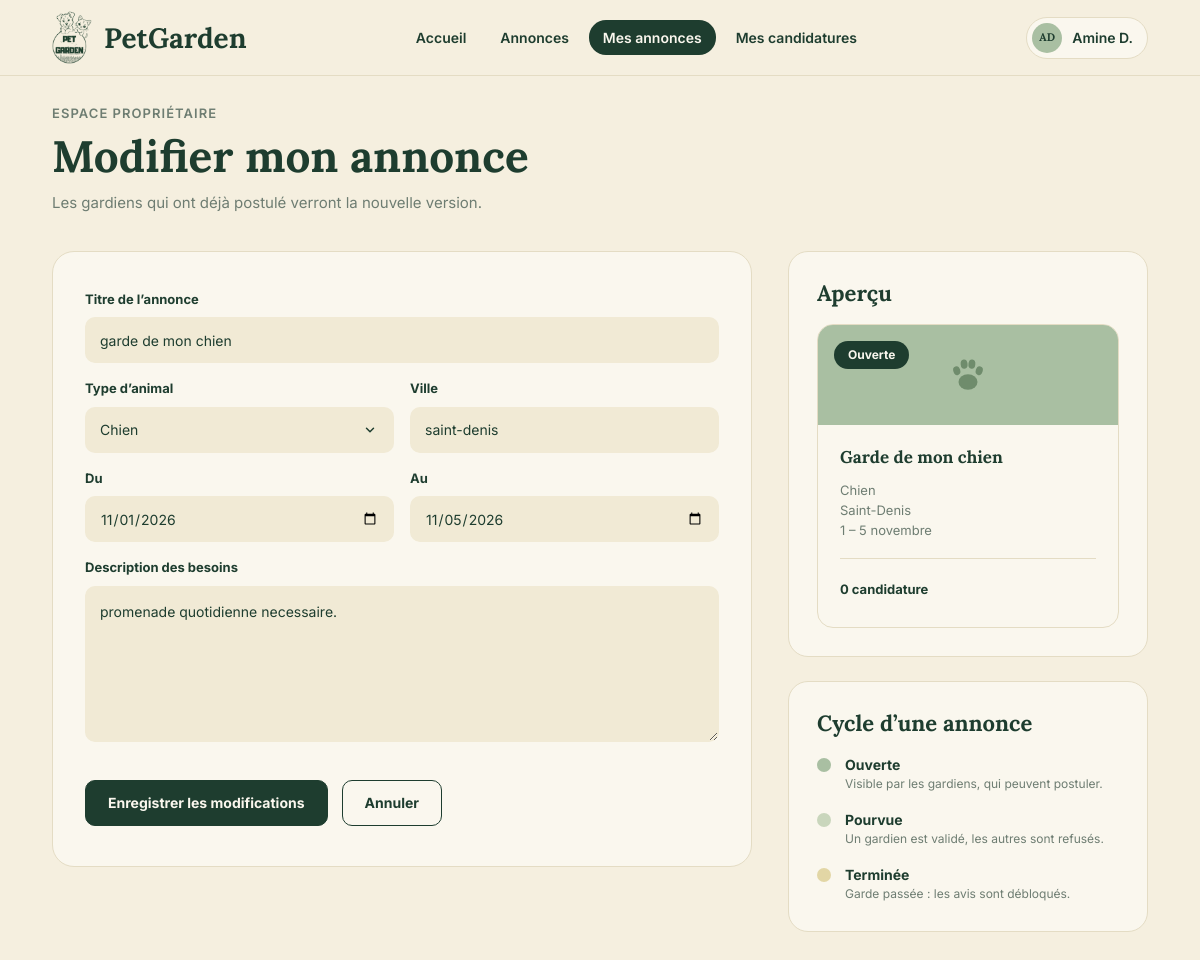
/modifier_annonce.php?id=1 (signed in), run on the app's committed database.
### tables this page shows
create table utilisateur (
    id_utilisateur int auto_increment,
    nom varchar(50) not null,
    prenom varchar(50) not null,
    email varchar(150) not null unique,
    mdp varchar(255) not null,
    role enum('utilisateur', 'admin') not null default 'utilisateur',
    actif boolean not null default true,
    constraint pk_utilisateur primary key (id_utilisateur)
);

create table annonces (
    id_annonce int auto_increment,
    titre varchar(150) not null,
    type_animal varchar(200) not null,
    ville varchar(100) not null,
    date_debut date not null,
    date_fin date not null,
    description text,
    statut enum('ouverte', 'pourvue', 'terminee') not null default 'ouverte',
    id_proprietaire int not null,
    constraint pk_annonce primary key (id_annonce),
    constraint fk_annonce_proprietaire foreign key (id_proprietaire) references utilisateur(id_utilisateur) on delete restrict,
    constraint chk_dates_annonce check (date_fin >= date_debut)
);

### public/modifier_annonce.php (called while the page is built)
<?php
require_once __DIR__ . '/../controleur/annonce_controller.php';
$controleur = new AnnonceController();
$donnees = $controleur->modifier();
extract($donnees);
require __DIR__ . '/../vue/modifier_annonce.php';

### model/utilisateur.php (called while the page is built, shortened)
<?php
require_once __DIR__ . '/../config/database.php';
class Utilisateur
{
    private $pdo;
    public function __construct()
    {
        $database = new Database();
        $this->pdo = $database->getConnection();
    }
    public function trouverParId($id)
    {
        $requete = $this->pdo->prepare(
            'select id_utilisateur, nom, prenom, email, role, actif
             from utilisateur
             where id_utilisateur = :id'
        );
        $requete->execute(['id' => $id]);
        return $requete->fetch();
    }
}

### config/database.php (called while the page is built)
<?php
class Database{
    private $host = 'localhost';
    private $dbname = 'petgarden_2';
    private $user = 'root';
    private $mdp = '';
    private static $pdo = null;
    public function getConnection(){
        if (self::$pdo === null) {
            try {
                self::$pdo = new PDO(
                    "mysql:host=$this->host;dbname=$this->dbname;charset=utf8mb4",
                    $this->user,
                    $this->mdp,
                    [
                        PDO::ATTR_ERRMODE => PDO::ERRMODE_EXCEPTION,
                        PDO::ATTR_DEFAULT_FETCH_MODE => PDO::FETCH_ASSOC,
                    ]
                );
            } catch (PDOException $e) {
                http_response_code(500);
                exit('erreur de connexion à la base de données.');
            }
        }
        return self::$pdo;
    }
}

### controleur/controleur.php (called while the page is built, shortened)
<?php
class Controleur
{
    public function __construct()
    {
        $this->verifierCompte();
    }
    private function verifierCompte()
    {
        require_once __DIR__ . '/../model/utilisateur.php';
        $utilisateurModel = new Utilisateur();
        $compte = $utilisateurModel->trouverParId($_SESSION['id_utilisateur']);
    }
    protected function exigerConnexion()
    {
        return (int) $_SESSION['id_utilisateur'];
    }
    protected function entier($tableau, $cle)
    {
        $valeur = filter_var($tableau[$cle] ?? null, FILTER_VALIDATE_INT, ['options' => ['min_range' => 1]]);
        return $valeur === false ? 0 : $valeur;
    }
}

### model/annonce.php (called while the page is built, shortened)
<?php
require_once __DIR__ . '/../config/database.php';
class Annonce
{
    private $pdo;
    public function __construct()
    {
        $database = new Database();
        $this->pdo = $database->getConnection();
    }
    public function trouverParIdEtProprietaire($idAnnonce, $idProprietaire)
    {
        $requete = $this->pdo->prepare(
            'select * from annonces
             where id_annonce = :id
             and id_proprietaire = :id_proprietaire'
        );
        $requete->execute([
            'id' => $idAnnonce,
            'id_proprietaire' => $idProprietaire
        ]);
        return $requete->fetch();
    }
}

### controleur/annonce_controller.php (called while the page is built, shortened)
<?php
require_once __DIR__ . '/controleur.php';
require_once __DIR__ . '/../model/annonce.php';
class AnnonceController extends Controleur
{
    public function modifier()
    {
        $idProprietaire = $this->exigerConnexion();
        $idAnnonce = $this->entier($_GET, 'id');
        $annonceModel = new Annonce();
        $annonce = $annonceModel->trouverParIdEtProprietaire($idAnnonce, $idProprietaire);
        $saisie = $annonce;
        $erreurs = [];
        $saisie['statut'] = $annonce['statut'];
        return $this->vue([
            'annonce' => $annonce,
            'saisie' => $saisie,
            'erreurs' => $erreurs,
            'typesAnimaux' => $this->typesAnimaux,
        ]);
    }
}

### vue/partials/formulaire_annonce.php (the view, shortened to what this page needs)
<div class="mise-en-page mise-en-page-formulaire">
    <section class="carte carte-formulaire">
        <form method="post" action="<?= e($action_formulaire) ?>" class="formulaire" id="formulaire-annonce">
            <label for="titre">Titre de l’annonce</label>
            <input type="text" id="titre" name="titre" value="<?= e($saisie['titre']) ?>" maxlength="150" placeholder="Garde de Gaston pendant les fêtes" required>
            <div class="deux-colonnes">
                <div>
                    <label for="type_animal">Type d’animal</label>
                    <select id="type_animal" name="type_animal" required>
                        <?php foreach ($typesAnimaux as $type) : ?>
                            <option value="<?= e($type) ?>" <?= $saisie['type_animal'] === $type ? 'selected' : '' ?>><?= e(majuscule($type)) ?></option>
                        <?php endforeach; ?>
                    </select>
                </div>
                <div>
                    <label for="ville">Ville</label>
                    <input type="text" id="ville" name="ville" value="<?= e($saisie['ville']) ?>" maxlength="100" placeholder="Évry-Courcouronnes" required>
                </div>
            </div>
            <div class="deux-colonnes">
                <div>
                    <label for="date_debut">Du</label>
                    <input type="date" id="date_debut" name="date_debut" value="<?= e($saisie['date_debut']) ?>" required>
                </div>
                <div>
                    <label for="date_fin">Au</label>
                    <input type="date" id="date_fin" name="date_fin" value="<?= e($saisie['date_fin']) ?>" required>
                </div>
            </div>
            <label for="description">Description des besoins</label>
            <textarea id="description" name="description" rows="6" placeholder="Habitudes de l’animal, consignes, accès au domicile…"><?= e($saisie['description'] ?? '') ?></textarea>
            <div class="boutons">
                <button type="submit" class="bouton bouton-plein"><?= e($libelle_bouton) ?></button>
                <a href="mes_annonces.php" class="bouton bouton-contour">Annuler</a>
            </div>
        </form>
    </section>
    <aside class="colonne-laterale">
        <section class="carte">
            <h2 class="titre-carte">Aperçu</h2>
            <article class="carte carte-annonce carte-apercu">
                <div class="carte-image statut-<?= e($saisie['statut']) ?>">
                    <span class="statut statut-badge statut-<?= e($saisie['statut']) ?>"><?= e(libelle_statut($saisie['statut'])) ?></span>
                    <?= patte(38) ?>
                </div>
                <div class="carte-corps">
                    <h3 data-apercu="titre"><?= e($saisie['titre'] !== '' ? majuscule($saisie['titre']) : 'Titre de l’annonce') ?></h3>
                    <ul class="infos">
                        <li data-apercu="type_animal"><?= e($saisie['type_animal'] !== '' ? majuscule($saisie['type_animal']) : 'Type d’animal') ?></li>
                        <li data-apercu="ville"><?= e($saisie['ville'] !== '' ? titre($saisie['ville']) : 'Ville') ?></li>
                        <li data-apercu="dates"><?= $saisie['date_debut'] !== '' && $saisie['date_fin'] !== '' ? e(periode($saisie['date_debut'], $saisie['date_fin'])) : 'Dates à renseigner' ?></li>
                    </ul>
                    <div class="carte-pied"><strong>0 candidature</strong></div>
                </div>
            </article>
        </section>
        <section class="carte">
            <h2 class="titre-carte">Cycle d’une annonce</h2>
            <ul class="cycle">
                <li class="point-ouverte"><strong>Ouverte</strong><span>Visible par les gardiens, qui peuvent postuler.</span></li>
                <li class="point-pourvue"><strong>Pourvue</strong><span>Un gardien est validé, les autres sont refusés.</span></li>
                <li class="point-terminee"><strong>Terminée</strong><span>Garde passée : les avis sont débloqués.</span></li>
            </ul>
        </section>
    </aside>
</div>

### vue/partials/entete.php (shortened to what this page needs)
<?php
require_once __DIR__ . '/fonctions.php';
$est_admin = $connecte !== null && $connecte['role'] === 'admin';
if ($est_admin) {
    $liens = ['moderation' => ['admin_moderation.php', 'Modération'], 'comptes' => ['admin_comptes.php', 'Comptes']];
} elseif ($connecte !== null) {
    $liens = [
        'accueil' => ['index.php', 'Accueil'],
        'annonces' => ['annonces.php', 'Annonces'],
        'mes_annonces' => ['mes_annonces.php', 'Mes annonces'],
        'mes_candidatures' => ['mes_candidatures.php', 'Mes candidatures'],
    ];
} else {
    $liens = ['accueil' => ['index.php', 'Accueil'], 'annonces' => ['annonces.php', 'Annonces']];
}
?>
<!doctype html>
<html lang="fr">
<head>
    <link rel="stylesheet" href="assets/css/style.css">
</head>
<body>
<header class="entete">
    <div class="conteneur entete-contenu">
        <a class="logo" href="<?= $est_admin ? 'admin_moderation.php' : 'index.php' ?>">
            <img src="assets/img/logo.png" alt="" width="40" height="52">
            <span>PetGarden</span>
        </a>
        <?php if ($page_active !== 'auth') : ?>
            <nav class="navigation">
                <?php foreach ($liens as $cle => $lien) : ?>
                    <a href="<?= e($lien[0]) ?>" class="<?= $cle === $page_active ? 'actif' : '' ?>"><?= e($lien[1]) ?></a>
                <?php endforeach; ?>
            </nav>
        <?php endif; ?>
        <?php if ($connecte !== null) : ?>
            <details class="compte">
                <summary>
                    <span class="avatar avatar-xs"><?= e($est_admin ? 'AD' : initiales($connecte['prenom'], $connecte['nom'])) ?></span>
                    <?= e($est_admin ? 'Admin' : nom_court($connecte['prenom'], $connecte['nom'])) ?>
                </summary>
            </details>
        <?php endif; ?>
    </div>
</header>

### data on the page
utilisateur: role+prenom+nom "AD", role+prenom+nom "Amine D."
annonces: titre "garde de mon chien", ville "saint-denis", date_debut "11/01/2026", date_fin "11/05/2026", description "promenade quotidienne necessaire.", statut "Ouverte", titre "Garde de mon chien", type_animal "Chien", ville "Saint-Denis", date_debut+date_fin "1 – 5 novembre"

### other printed values
$lien[1] "Accueil"
$lien[1] "Annonces"
$lien[1] "Mes annonces"
$lien[1] "Mes candidatures"
$libelle_bouton "Enregistrer les modifications"
form field type_animal "Chien"
